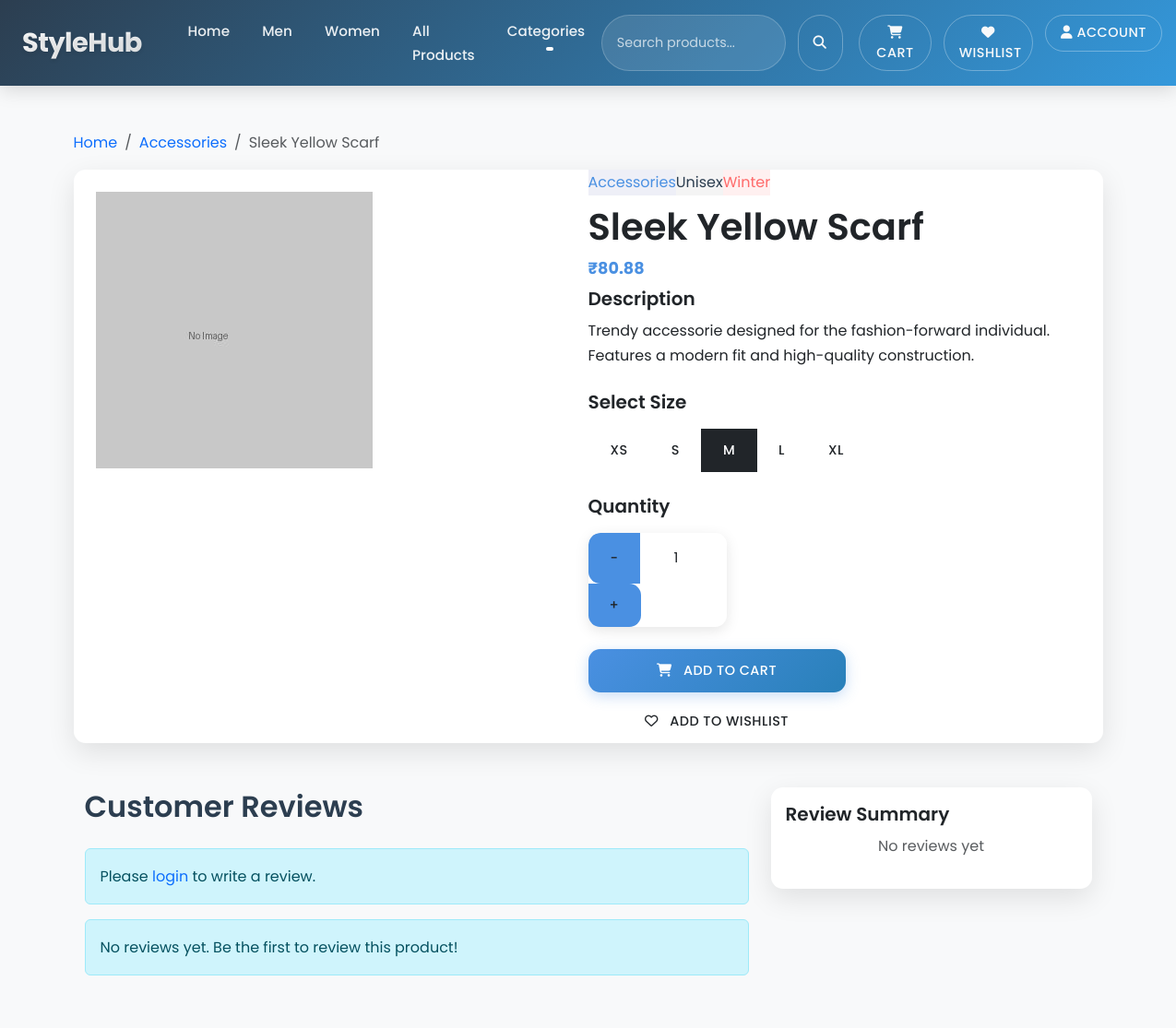
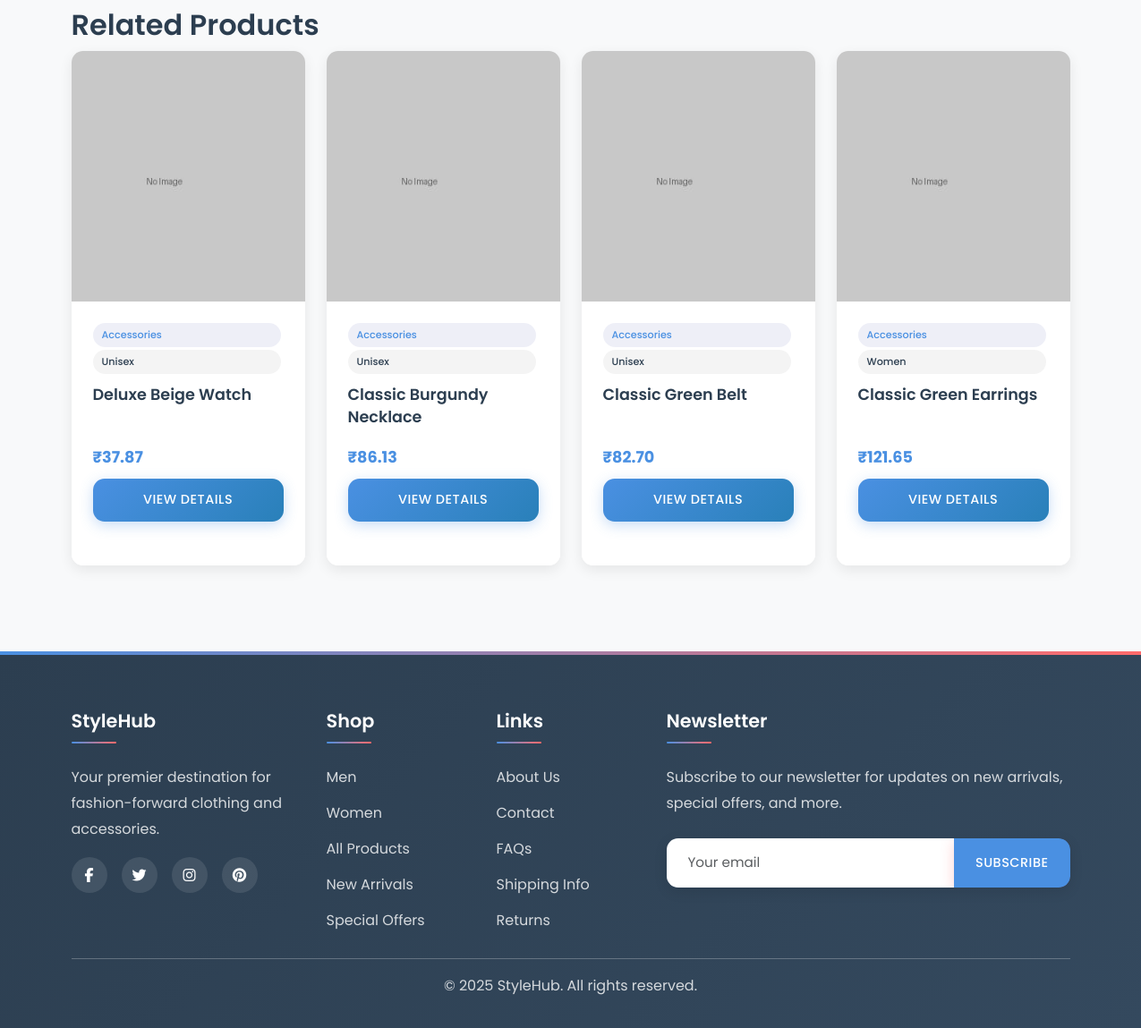
Page /product/211/ on the committed database (2 pictures, top to bottom).
### store/models.py (models this page shows, shortened)
class Product(models.Model):
    GENDER_CHOICES = (
        ('men', 'Men'),
        ('women', 'Women'),
        ('unisex', 'Unisex'),
    )
    COLLECTION_CHOICES = (
        ('summer', 'Summer'),
        ('winter', 'Winter'),
    )
    category = models.ForeignKey(Category, on_delete=models.CASCADE, related_name='products')
    name = models.CharField(max_length=200)
    description = models.TextField()
    price = models.DecimalField(max_digits=10, decimal_places=2)
    image = models.ImageField(upload_to='products/', blank=True)
    gender = models.CharField(max_length=6, choices=GENDER_CHOICES)
    collection = models.CharField(max_length=6, choices=COLLECTION_CHOICES, default='summer')
    in_stock = models.BooleanField(default=True)
    is_featured = models.BooleanField(default=False)
    created = models.DateTimeField(auto_now_add=True)
    updated = models.DateTimeField(auto_now=True)
    class Meta:
        ordering = ['-created']
    def get_absolute_url(self):
        return reverse('store:product_detail', args=[self.id])

class Category(models.Model):
    name = models.CharField(max_length=100)
    slug = models.SlugField(max_length=100, unique=True)
    class Meta:
        verbose_name_plural = 'Categories'
    def get_absolute_url(self):
        return reverse('store:category', args=[self.slug])

### store/views.py (the view)
# urls.py: path('product/<int:pk>/', views.product_detail, name='product_detail'),
def product_detail(request, pk):
    product = get_object_or_404(Product, id=pk, in_stock=True)
    related_products = Product.objects.filter(category=product.category).exclude(id=pk)[:4]
    user_review = None
    if request.user.is_authenticated:
        user_review = Review.objects.filter(product=product, user=request.user).first()
    avg_rating = product.reviews.aggregate(Avg('rating'))['rating__avg']
    categories = Category.objects.all()
    context = {
        'product': product,
        'related_products': related_products,
        'user_review': user_review,
        'avg_rating': avg_rating,
        'categories': categories,
    }
    return render(request, 'store/product_detail.html', context)

### templates/store/product_detail.html (shortened to what this page needs)
{% extends 'base.html' %}
{% load static %}
{% block content %}
<div class="container py-5">
    <nav aria-label="breadcrumb">
        <ol class="breadcrumb">
            <li class="breadcrumb-item"><a href="{% url 'store:home' %}">Home</a></li>
            <li class="breadcrumb-item"><a href="{{ product.category.get_absolute_url }}">{{ product.category.name }}</a></li>
            <li class="breadcrumb-item active" aria-current="page">{{ product.name }}</li>
        </ol>
    </nav>
    <div class="card mb-5">
        <div class="row g-0">
            <div class="col-md-6">
                {% if product.image %}
                <img src="{{ product.image.url }}" class="img-fluid product-detail-img p-4" alt="{{ product.name }} - {{ product.get_gender_display }} {{ product.category.name }}">
                {% else %}
                <img src="{% static 'images/no-image.jpg' %}" class="img-fluid product-detail-img p-4" alt="{{ product.name }} - {{ product.get_gender_display }} {{ product.category.name }}">
                {% endif %}
            </div>
            <div class="col-md-6 product-detail-info">
                <div class="d-flex mb-2">
                    <span class="category-badge">{{ product.category.name }}</span>
                    <span class="gender-badge">{{ product.get_gender_display }}</span>
                    {% if product.collection %}
                    <span class="collection-badge">{{ product.get_collection_display }}</span>
                    {% endif %}
                </div>
                <h1 class="mb-2">{{ product.name }}</h1>
                <h3 class="price mb-4">₹{{ product.price }}</h3>
                <div class="mb-4">
                    <h5>Description</h5>
                    <p>{{ product.description }}</p>
                </div>
                <form method="post" action="{% url 'store:add_to_cart' product.id %}">
                    <div class="mb-4">
                        <h5 class="mb-3">Select Size</h5>
                        <div class="btn-group" role="group" aria-label="Size selection">
                            <label class="btn btn-outline-dark" for="size-xs">XS</label>
                            <label class="btn btn-outline-dark" for="size-s">S</label>
                            <label class="btn btn-outline-dark" for="size-m">M</label>
                            <label class="btn btn-outline-dark" for="size-l">L</label>
                            <label class="btn btn-outline-dark" for="size-xl">XL</label>
                        </div>
                    </div>
                    <div class="mb-4">
                        <h5 class="mb-3">Quantity</h5>
                        <div class="input-group" style="max-width: 150px;">
                            <button class="btn btn-outline-dark" type="button" id="decrease-quantity">-</button>
                            <input type="number" class="form-control text-center" name="quantity" value="1" min="1" id="quantity">
                            <button class="btn btn-outline-dark" type="button" id="increase-quantity">+</button>
                        </div>
                    </div>
                    <div class="d-grid gap-2 col-12 col-md-8 col-lg-6">
                        <button type="submit" class="btn btn-primary btn-lg add-to-cart-btn">
                            <i class="fas fa-shopping-cart me-2"></i> Add to Cart
                        </button>
                        <a href="{% url 'store:add_to_wishlist' product.id %}" class="btn btn-outline-dark">
                            <i class="far fa-heart me-2"></i> Add to Wishlist
                        </a>
                    </div>
                </form>
            </div>
        </div>
    </div>
    <div class="container mb-5">
        <div class="row">
            <div class="col-md-8">
                <h2 class="mb-4">Customer Reviews</h2>
                {% if user.is_authenticated %}
                    {% if not user_review %}
                        <div class="card mb-4">
                            <div class="card-body">
                                <h5 class="card-title">Write a Review</h5>
                                <form method="post" action="{% url 'store:add_review' product.id %}">
                                    {% csrf_token %}
                                    <div class="mb-3">
                                        <label class="form-label">Rating</label>
                                        <div class="rating-input">
                                            {% for i in "54321" %}
                                                <div class="form-check form-check-inline">
                                                    <input class="form-check-input" type="radio" name="rating" id="rating{{ i }}" value="{{ i }}" required>
                                                    <label class="form-check-label" for="rating{{ i }}">{{ i }} Star{{ i|pluralize }}</label>
                                                </div>
                                            {% endfor %}
                                        </div>
                                    </div>
                                    <div class="mb-3">
                                        <label for="comment" class="form-label">Your Review</label>
                                        <textarea class="form-control" id="comment" name="comment" rows="4" required></textarea>
                                    </div>
                                    <button type="submit" class="btn btn-primary">Submit Review</button>
                                </form>
                            </div>
                        </div>
                    {% endif %}
                {% else %}
                    <div class="alert alert-info">
                        Please <a href="{% url 'store:login' %}">login</a> to write a review.
                    </div>
                {% endif %}
                <div class="reviews-list">
                    {% for review in product.reviews.all %}
                        <div class="card mb-3">
                            <div class="card-body">
                                <div class="d-flex justify-content-between align-items-center mb-2">
                                    <h6 class="card-subtitle mb-2 text-muted">{{ review.user.username }}</h6>
                                    <small class="text-muted">{{ review.created_at|date:"F d, Y" }}</small>
                                </div>
                                <div class="mb-2">
                                    {% for i in "12345" %}
                                        {% if forloop.counter <= review.rating %}
                                            <i class="fas fa-star text-warning"></i>
                                        {% else %}
                                            <i class="far fa-star text-warning"></i>
                                        {% endif %}
                                    {% endfor %}
                                </div>
                                <p class="card-text">{{ review.comment }}</p>
                                {% if user == review.user %}
                                    <div class="mt-2">
                                        <a href="{% url 'store:edit_review' review.id %}" class="btn btn-sm btn-outline-primary">Edit</a>
                                        <a href="{% url 'store:delete_review' review.id %}" class="btn btn-sm btn-outline-danger" onclick="return confirm('Are you sure you want to delete this review?')">Delete</a>
                                    </div>
                                {% endif %}
                            </div>
                        </div>
                    {% empty %}
                        <div class="alert alert-info">
                            No reviews yet. Be the first to review this product!
                        </div>
                    {% endfor %}
                </div>
            </div>
            <div class="col-md-4">
                <div class="card">
                    <div class="card-body">
                        <h5 class="card-title">Review Summary</h5>
                        {% with total_reviews=product.reviews.count %}
                            {% if total_reviews > 0 %}
                                {% with avg_rating=product.reviews.aggregate.avg_rating %}
                                    <div class="text-center mb-3">
                                        <h2 class="mb-0">{{ avg_rating|floatformat:1 }}</h2>
                                        <div class="mb-2">
                                            {% for i in "12345" %}
                                                {% if forloop.counter <= avg_rating %}
                                                    <i class="fas fa-star text-warning"></i>
                                                {% else %}
                                                    <i class="far fa-star text-warning"></i>
                                                {% endif %}
                                            {% endfor %}
                                        </div>
                                        <p class="text-muted">{{ total_reviews }} review{{ total_reviews|pluralize }}</p>
                                    </div>
                                {% endwith %}
                            {% else %}
                                <p class="text-center text-muted">No reviews yet</p>
                            {% endif %}
                        {% endwith %}
                    </div>
                </div>
            </div>
        </div>
    </div>
    <div class="related-products">
        <h2 class="section-header">Related Products</h2>
        <div class="row">
            {% for related in related_products %}
            <div class="col-6 col-md-3">
                <div class="card product-card">
                    {% if related.image %}
                    <img src="{{ related.image.url }}" class="card-img-top" alt="{{ related.name }} - {{ related.get_gender_display }} {{ related.category.name }}">
                    {% else %}
                    <img src="{% static 'images/no-image.jpg' %}" class="card-img-top" alt="{{ related.name }} - {{ related.get_gender_display }} {{ related.category.name }}">
                    {% endif %}
                    <div class="card-body">
                        <span class="category-badge">{{ related.category.name }}</span>
                        <span class="gender-badge">{{ related.get_gender_display }}</span>
                        <h5 class="card-title mt-2">{{ related.name }}</h5>
                        <p class="price">₹{{ related.price }}</p>
                        <a href="{{ related.get_absolute_url }}" class="btn btn-primary">View Details</a>
                    </div>
                </div>
            </div>
            {% empty %}
            <div class="col-12 text-center">
                <p>No related products available.</p>
            </div>
            {% endfor %}
        </div>
    </div>
</div>
{% endblock %}

### static/css/style.css (style rules this page uses)
:root { --primary-color: #4a90e2; --secondary-color: #ff6b6b; --accent-color: #2ecc71; --dark-color: #2c3e50; --light-color: #f8f9fa; --success-color: #2ecc71; --border-radius: 0.8rem; --box-shadow: 0 10px 30px rgba(0, 0, 0, 0.1); --transition: all 0.3s cubic-bezier(0.4, 0, 0.2, 1); --font-primary: 'Poppins', sans-serif; --font-heading: 'Poppins', sans-serif; }
body { font-family: var(--font-primary); line-height: 1.7; color: var(--dark-color); background-color: var(--light-color); min-height: 100vh; display: flex; flex-direction: column; overflow-x: hidden; }
h1, h2, h3, h4, h5, h6 { font-family: var(--font-heading); font-weight: 600; line-height: 1.3; }
a { text-decoration: none; transition: var(--transition); }
.card { border-radius: var(--border-radius); box-shadow: var(--box-shadow); border: none; transition: var(--transition); overflow: hidden; background: #ffffff; }
.product-card { transition: var(--transition); height: 100%; background: #fff; border-radius: var(--border-radius); overflow: hidden; position: relative; display: flex; flex-direction: column; box-shadow: 0 5px 15px rgba(0,0,0,0.08); border: none !important; margin-bottom: 25px; }
.product-card .card-img-top { height: 280px; object-fit: cover; transition: var(--transition); width: 100%; }
.product-card .card-body { padding: 1.5rem; background: #fff; transition: var(--transition); flex: 1; display: flex; flex-direction: column; }
.product-card .card-title { font-weight: 600; font-size: 1.1rem; margin-bottom: 0.8rem; transition: var(--transition); overflow: hidden; text-overflow: ellipsis; display: -webkit-box; -webkit-line-clamp: 2; line-clamp: 2; -webkit-box-orient: vertical; line-height: 1.4; height: 2.7em; color: var(--dark-color); }
.product-card .category-badge, .product-card .gender-badge, .product-card .collection-badge { display: inline-block; padding: 4px 10px; margin-right: 3px; margin-bottom: 3px; border-radius: 20px; font-size: 0.7rem; font-weight: 500; transition: var(--transition); }
.category-badge { background-color: rgba(93, 100, 179, 0.1); color: var(--primary-color); }
.gender-badge { background-color: rgba(45, 52, 54, 0.05); color: var(--dark-color); }
.collection-badge { background-color: rgba(255, 107, 107, 0.1); color: var(--secondary-color); }
.price { font-weight: 700; color: var(--primary-color); font-size: 1.1rem; margin-bottom: 0.5rem !important; margin-top: 0.5rem !important; display: block; }
.btn { padding: 0.8rem 1.5rem; font-weight: 500; border-radius: var(--border-radius); transition: var(--transition); position: relative; overflow: hidden; z-index: 1; border: none; text-transform: uppercase; letter-spacing: 0.5px; font-size: 0.9rem; }
.btn::after { content: ''; position: absolute; bottom: 0; left: 0; width: 100%; height: 100%; background-color: rgba(255, 255, 255, 0.1); transform: scaleX(0); transform-origin: right; transition: transform 0.3s ease; z-index: -1; }
.btn-primary { background: linear-gradient(135deg, var(--primary-color), #2980b9); color: #fff; box-shadow: 0 4px 15px rgba(74, 144, 226, 0.3); }
.input-group { box-shadow: 0 4px 15px rgba(0, 0, 0, 0.1); border-radius: var(--border-radius); overflow: hidden; }
.input-group .form-control { border: none; padding: 1rem 1.5rem; font-size: 0.95rem; }
.input-group .btn { padding: 0.8rem 1.5rem; background: var(--primary-color); border: none; }

### rows in the picture
Product: category.name "Accessories", name "Sleek Yellow Scarf", gender "Unisex", collection "Winter", price "80.88", description "Trendy accessorie designed for the fashion-forward individual. Features a modern fit and high-quality construction."
Product: category.name "Accessories", gender "Unisex", name "Deluxe Beige Watch", price "37.87"
Product: category.name "Accessories", gender "Unisex", name "Classic Burgundy Necklace", price "86.13"
Product: category.name "Accessories", gender "Unisex", name "Classic Green Belt", price "82.70"
Product: category.name "Accessories", gender "Women", name "Classic Green Earrings", price "121.65"
